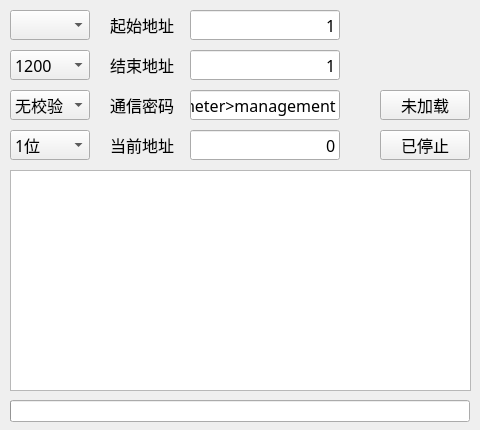
<?xml version="1.0" encoding="UTF-8"?>
<ui version="4.0">
 <class>MainWindow</class>
 <widget class="QMainWindow" name="MainWindow">
  <property name="geometry">
   <rect>
    <x>0</x>
    <y>0</y>
    <width>480</width>
    <height>430</height>
   </rect>
  </property>
  <property name="sizePolicy">
   <sizepolicy hsizetype="Fixed" vsizetype="Fixed">
    <horstretch>0</horstretch>
    <verstretch>0</verstretch>
   </sizepolicy>
  </property>
  <property name="minimumSize">
   <size>
    <width>480</width>
    <height>430</height>
   </size>
  </property>
  <property name="maximumSize">
   <size>
    <width>480</width>
    <height>430</height>
   </size>
  </property>
  <property name="font">
   <font>
    <family>等线</family>
    <pointsize>12</pointsize>
   </font>
  </property>
  <property name="windowTitle">
   <string>Transmitter</string>
  </property>
  <property name="windowIcon">
   <iconset>
    <normaloff>Paint.ico</normaloff>Paint.ico</iconset>
  </property>
  <widget class="QWidget" name="centralWidget">
   <widget class="QPushButton" name="StartButton">
    <property name="geometry">
     <rect>
      <x>380</x>
      <y>130</y>
      <width>90</width>
      <height>30</height>
     </rect>
    </property>
    <property name="text">
     <string>已停止</string>
    </property>
   </widget>
   <widget class="QLineEdit" name="AddressStart">
    <property name="geometry">
     <rect>
      <x>190</x>
      <y>10</y>
      <width>150</width>
      <height>30</height>
     </rect>
    </property>
    <property name="sizePolicy">
     <sizepolicy hsizetype="Fixed" vsizetype="Fixed">
      <horstretch>0</horstretch>
      <verstretch>0</verstretch>
     </sizepolicy>
    </property>
    <property name="minimumSize">
     <size>
      <width>150</width>
      <height>30</height>
     </size>
    </property>
    <property name="maximumSize">
     <size>
      <width>150</width>
      <height>30</height>
     </size>
    </property>
    <property name="font">
     <font>
      <family>等线</family>
      <pointsize>12</pointsize>
     </font>
    </property>
    <property name="contextMenuPolicy">
     <enum>Qt::NoContextMenu</enum>
    </property>
    <property name="inputMethodHints">
     <set>Qt::ImhNone</set>
    </property>
    <property name="text">
     <string>1</string>
    </property>
    <property name="maxLength">
     <number>12</number>
    </property>
    <property name="echoMode">
     <enum>QLineEdit::Normal</enum>
    </property>
    <property name="alignment">
     <set>Qt::AlignRight|Qt::AlignTrailing|Qt::AlignVCenter</set>
    </property>
   </widget>
   <widget class="QComboBox" name="SerialNo">
    <property name="geometry">
     <rect>
      <x>10</x>
      <y>10</y>
      <width>80</width>
      <height>30</height>
     </rect>
    </property>
    <property name="currentIndex">
     <number>-1</number>
    </property>
   </widget>
   <widget class="QLabel" name="label_1">
    <property name="geometry">
     <rect>
      <x>110</x>
      <y>15</y>
      <width>70</width>
      <height>20</height>
     </rect>
    </property>
    <property name="frameShadow">
     <enum>QFrame::Plain</enum>
    </property>
    <property name="text">
     <string>起始地址</string>
    </property>
   </widget>
   <widget class="QLabel" name="label_2">
    <property name="geometry">
     <rect>
      <x>110</x>
      <y>55</y>
      <width>70</width>
      <height>20</height>
     </rect>
    </property>
    <property name="text">
     <string>结束地址</string>
    </property>
   </widget>
   <widget class="QComboBox" name="Baudrate">
    <property name="geometry">
     <rect>
      <x>10</x>
      <y>50</y>
      <width>80</width>
      <height>30</height>
     </rect>
    </property>
    <property name="currentIndex">
     <number>0</number>
    </property>
    <item>
     <property name="text">
      <string>1200</string>
     </property>
    </item>
    <item>
     <property name="text">
      <string>2400</string>
     </property>
    </item>
    <item>
     <property name="text">
      <string>4800</string>
     </property>
    </item>
    <item>
     <property name="text">
      <string>9600</string>
     </property>
    </item>
    <item>
     <property name="text">
      <string>19200</string>
     </property>
    </item>
    <item>
     <property name="text">
      <string>38400</string>
     </property>
    </item>
    <item>
     <property name="text">
      <string>57600</string>
     </property>
    </item>
    <item>
     <property name="text">
      <string>115200</string>
     </property>
    </item>
   </widget>
   <widget class="QComboBox" name="CheckBit">
    <property name="geometry">
     <rect>
      <x>10</x>
      <y>90</y>
      <width>80</width>
      <height>30</height>
     </rect>
    </property>
    <property name="currentIndex">
     <number>0</number>
    </property>
    <item>
     <property name="text">
      <string>无校验</string>
     </property>
    </item>
    <item>
     <property name="text">
      <string>奇校验</string>
     </property>
    </item>
    <item>
     <property name="text">
      <string>偶校验</string>
     </property>
    </item>
   </widget>
   <widget class="QComboBox" name="StopBit">
    <property name="geometry">
     <rect>
      <x>10</x>
      <y>130</y>
      <width>80</width>
      <height>30</height>
     </rect>
    </property>
    <property name="currentIndex">
     <number>0</number>
    </property>
    <item>
     <property name="text">
      <string>1位</string>
     </property>
    </item>
    <item>
     <property name="text">
      <string>1位半</string>
     </property>
    </item>
    <item>
     <property name="text">
      <string>2位</string>
     </property>
    </item>
   </widget>
   <widget class="QLineEdit" name="Password">
    <property name="geometry">
     <rect>
      <x>190</x>
      <y>90</y>
      <width>150</width>
      <height>30</height>
     </rect>
    </property>
    <property name="sizePolicy">
     <sizepolicy hsizetype="Fixed" vsizetype="Fixed">
      <horstretch>0</horstretch>
      <verstretch>0</verstretch>
     </sizepolicy>
    </property>
    <property name="minimumSize">
     <size>
      <width>150</width>
      <height>30</height>
     </size>
    </property>
    <property name="maximumSize">
     <size>
      <width>150</width>
      <height>30</height>
     </size>
    </property>
    <property name="font">
     <font>
      <family>等线</family>
      <pointsize>12</pointsize>
     </font>
    </property>
    <property name="contextMenuPolicy">
     <enum>Qt::NoContextMenu</enum>
    </property>
    <property name="inputMethodHints">
     <set>Qt::ImhNone</set>
    </property>
    <property name="text">
     <string>meter&gt;management</string>
    </property>
    <property name="maxLength">
     <number>16</number>
    </property>
    <property name="alignment">
     <set>Qt::AlignRight|Qt::AlignTrailing|Qt::AlignVCenter</set>
    </property>
   </widget>
   <widget class="QLabel" name="label_3">
    <property name="geometry">
     <rect>
      <x>110</x>
      <y>95</y>
      <width>70</width>
      <height>20</height>
     </rect>
    </property>
    <property name="text">
     <string>通信密码</string>
    </property>
   </widget>
   <widget class="QLineEdit" name="AddressStop">
    <property name="geometry">
     <rect>
      <x>190</x>
      <y>50</y>
      <width>150</width>
      <height>30</height>
     </rect>
    </property>
    <property name="sizePolicy">
     <sizepolicy hsizetype="Fixed" vsizetype="Fixed">
      <horstretch>0</horstretch>
      <verstretch>0</verstretch>
     </sizepolicy>
    </property>
    <property name="minimumSize">
     <size>
      <width>150</width>
      <height>30</height>
     </size>
    </property>
    <property name="maximumSize">
     <size>
      <width>150</width>
      <height>30</height>
     </size>
    </property>
    <property name="font">
     <font>
      <family>等线</family>
      <pointsize>12</pointsize>
     </font>
    </property>
    <property name="contextMenuPolicy">
     <enum>Qt::NoContextMenu</enum>
    </property>
    <property name="inputMethodHints">
     <set>Qt::ImhNone</set>
    </property>
    <property name="text">
     <string>1</string>
    </property>
    <property name="maxLength">
     <number>12</number>
    </property>
    <property name="alignment">
     <set>Qt::AlignRight|Qt::AlignTrailing|Qt::AlignVCenter</set>
    </property>
   </widget>
   <widget class="QPushButton" name="FileButton">
    <property name="geometry">
     <rect>
      <x>380</x>
      <y>90</y>
      <width>90</width>
      <height>30</height>
     </rect>
    </property>
    <property name="text">
     <string>未加载</string>
    </property>
   </widget>
   <widget class="QTextBrowser" name="LogBrowser">
    <property name="geometry">
     <rect>
      <x>10</x>
      <y>170</y>
      <width>461</width>
      <height>221</height>
     </rect>
    </property>
    <property name="contextMenuPolicy">
     <enum>Qt::DefaultContextMenu</enum>
    </property>
    <property name="toolTip">
     <string notr="true"/>
    </property>
    <property name="statusTip">
     <string notr="true"/>
    </property>
    <property name="whatsThis">
     <string notr="true"/>
    </property>
    <property name="accessibleName">
     <string notr="true"/>
    </property>
    <property name="accessibleDescription">
     <string notr="true"/>
    </property>
    <property name="html">
     <string>&lt;!DOCTYPE HTML PUBLIC &quot;-//W3C//DTD HTML 4.0//EN&quot; &quot;http://www.w3.org/TR/REC-html40/strict.dtd&quot;&gt;
&lt;html&gt;&lt;head&gt;&lt;meta name=&quot;qrichtext&quot; content=&quot;1&quot; /&gt;&lt;style type=&quot;text/css&quot;&gt;
p, li { white-space: pre-wrap; }
&lt;/style&gt;&lt;/head&gt;&lt;body style=&quot; font-family:'等线'; font-size:12pt; font-weight:400; font-style:normal;&quot;&gt;
&lt;p style=&quot;-qt-paragraph-type:empty; margin-top:0px; margin-bottom:0px; margin-left:0px; margin-right:0px; -qt-block-indent:0; text-indent:0px;&quot;&gt;&lt;br /&gt;&lt;/p&gt;&lt;/body&gt;&lt;/html&gt;</string>
    </property>
   </widget>
   <widget class="QLineEdit" name="AddressCurrent">
    <property name="geometry">
     <rect>
      <x>190</x>
      <y>130</y>
      <width>150</width>
      <height>30</height>
     </rect>
    </property>
    <property name="sizePolicy">
     <sizepolicy hsizetype="Fixed" vsizetype="Fixed">
      <horstretch>0</horstretch>
      <verstretch>0</verstretch>
     </sizepolicy>
    </property>
    <property name="minimumSize">
     <size>
      <width>150</width>
      <height>30</height>
     </size>
    </property>
    <property name="maximumSize">
     <size>
      <width>150</width>
      <height>30</height>
     </size>
    </property>
    <property name="font">
     <font>
      <family>等线</family>
      <pointsize>12</pointsize>
     </font>
    </property>
    <property name="contextMenuPolicy">
     <enum>Qt::NoContextMenu</enum>
    </property>
    <property name="inputMethodHints">
     <set>Qt::ImhNone</set>
    </property>
    <property name="text">
     <string>0</string>
    </property>
    <property name="maxLength">
     <number>12</number>
    </property>
    <property name="alignment">
     <set>Qt::AlignRight|Qt::AlignTrailing|Qt::AlignVCenter</set>
    </property>
    <property name="readOnly">
     <bool>true</bool>
    </property>
   </widget>
   <widget class="QLabel" name="label_4">
    <property name="geometry">
     <rect>
      <x>110</x>
      <y>135</y>
      <width>70</width>
      <height>20</height>
     </rect>
    </property>
    <property name="text">
     <string>当前地址</string>
    </property>
   </widget>
   <widget class="QProgressBar" name="Process">
    <property name="geometry">
     <rect>
      <x>10</x>
      <y>400</y>
      <width>460</width>
      <height>22</height>
     </rect>
    </property>
    <property name="sizePolicy">
     <sizepolicy hsizetype="Fixed" vsizetype="Fixed">
      <horstretch>0</horstretch>
      <verstretch>0</verstretch>
     </sizepolicy>
    </property>
    <property name="minimumSize">
     <size>
      <width>460</width>
      <height>22</height>
     </size>
    </property>
    <property name="maximumSize">
     <size>
      <width>460</width>
      <height>22</height>
     </size>
    </property>
    <property name="value">
     <number>0</number>
    </property>
    <property name="textVisible">
     <bool>false</bool>
    </property>
   </widget>
  </widget>
 </widget>
 <layoutdefault spacing="6" margin="11"/>
 <tabstops>
  <tabstop>SerialNo</tabstop>
  <tabstop>Baudrate</tabstop>
  <tabstop>CheckBit</tabstop>
  <tabstop>StopBit</tabstop>
  <tabstop>AddressStart</tabstop>
  <tabstop>AddressStop</tabstop>
  <tabstop>Password</tabstop>
  <tabstop>AddressCurrent</tabstop>
  <tabstop>FileButton</tabstop>
  <tabstop>StartButton</tabstop>
  <tabstop>LogBrowser</tabstop>
 </tabstops>
 <resources/>
 <connections/>
</ui>
